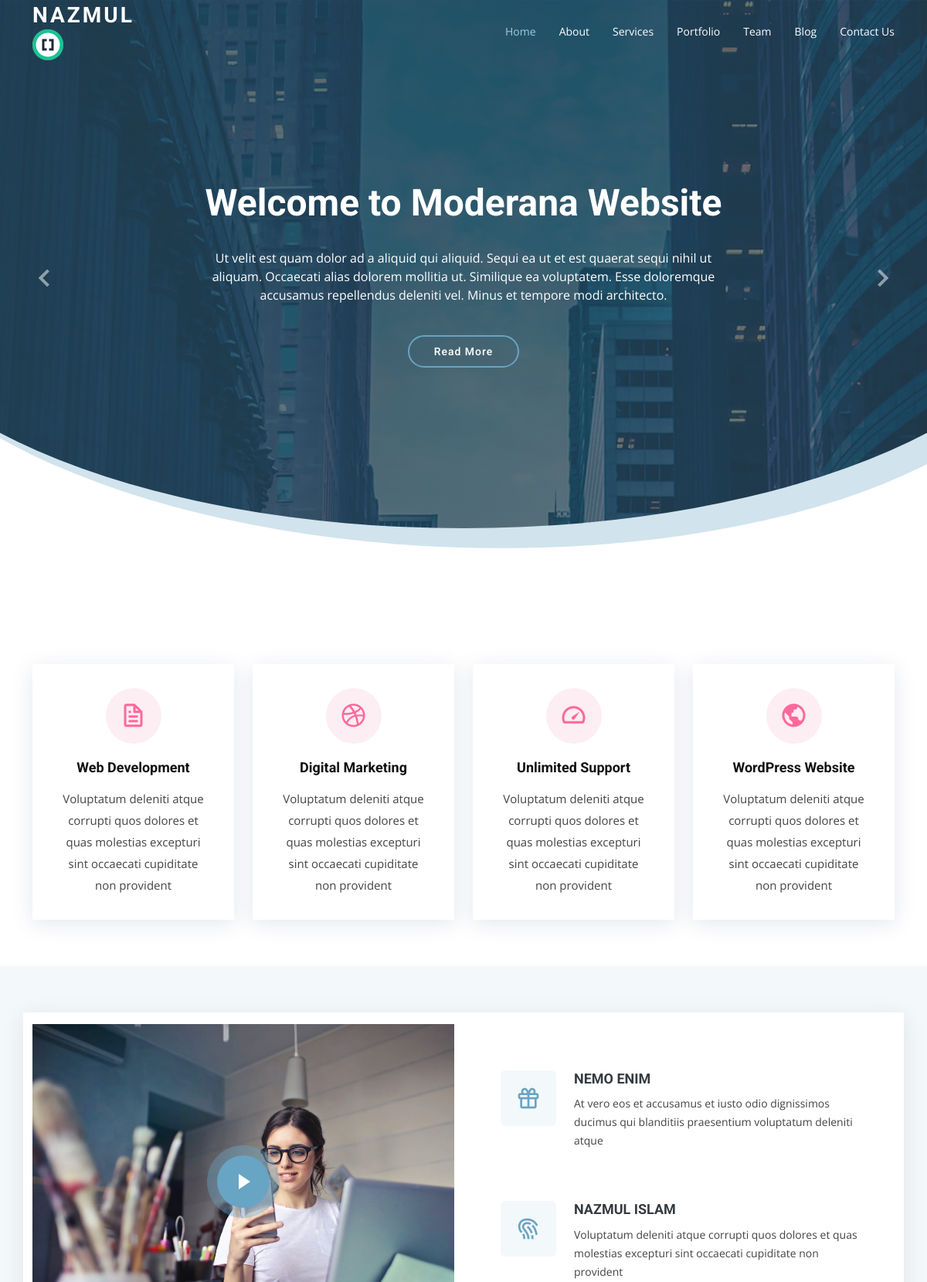
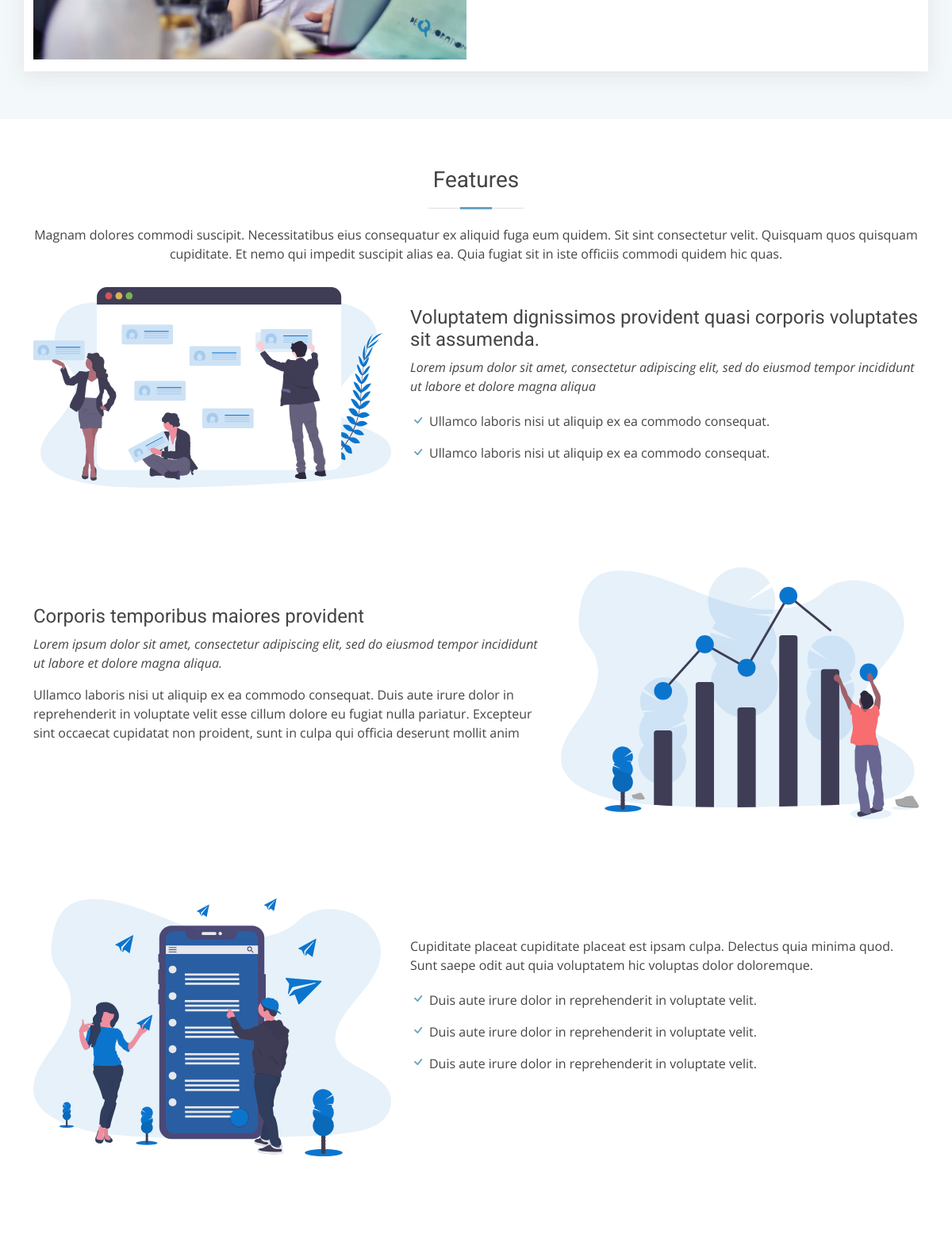
The page / (upper part) on the database its author committed (2 pictures, top to bottom).
### tables this page shows
CREATE TABLE `services` (
  `id` int(10) UNSIGNED NOT NULL,
  `title` varchar(255) DEFAULT NULL,
  `description` text DEFAULT NULL,
  `icon` varchar(255) DEFAULT NULL,
  `status` tinyint(11) NOT NULL DEFAULT 1
);

CREATE TABLE `video` (
  `id` tinyint(3) UNSIGNED NOT NULL,
  `image` varchar(255) NOT NULL,
  `url` varchar(255) NOT NULL,
  `status` int(11) NOT NULL DEFAULT 1
);

CREATE TABLE `whyus` (
  `id` tinyint(11) UNSIGNED NOT NULL,
  `title` varchar(255) DEFAULT NULL,
  `icon` varchar(255) DEFAULT NULL,
  `category` varchar(255) DEFAULT NULL,
  `status` tinyint(4) NOT NULL DEFAULT 1
);

CREATE TABLE `features` (
  `id` tinyint(3) UNSIGNED NOT NULL,
  `title` varchar(255) NOT NULL,
  `icon` varchar(255) NOT NULL,
  `title2` varchar(255) DEFAULT NULL,
  `description` varchar(255) DEFAULT NULL,
  `image` varchar(255) NOT NULL,
  `status` tinyint(4) NOT NULL DEFAULT 1
);

### index.php (the view, shortened to what this page needs)
<?php
  include'mordana/header.php';
  require_once'db.php';
  $select="SELECT * FROM services";
  $services=mysqli_query($db, $select);
  $select="SELECT * FROM whyus";
  $whyus=mysqli_query($db, $select);
  $select="SELECT * FROM video";
  $section=mysqli_query($db, $select);
  $select="SELECT * FROM features WHERE id=1 && status=1";
  $features=mysqli_query($db, $select);
  $select4="SELECT * FROM features WHERE id=4 && status=1";
  $features4=mysqli_query($db, $select4);
  $select6="SELECT * FROM features WHERE id=6 && status=1";
  $features6=mysqli_query($db, $select6);
?>
  <section id="hero" class="d-flex justify-cntent-center align-items-center">
    <div id="heroCarousel" class="container carousel carousel-fade" data-bs-ride="carousel" data-bs-interval="5000">
      <div class="carousel-item active">
        <div class="carousel-container">
          <h2 class="animate__animated animate__fadeInDown">Welcome to <span>Moderana Website</span></h2>
          <p class="animate__animated animate__fadeInUp">Ut velit est quam dolor ad a aliquid qui aliquid. Sequi ea ut et est quaerat sequi nihil ut aliquam. Occaecati alias dolorem mollitia ut. Similique ea voluptatem. Esse doloremque accusamus repellendus deleniti vel. Minus et tempore modi architecto.</p>
          <a href="" class="btn-get-started animate__animated animate__fadeInUp">Read More</a>
        </div>
      </div>
      <a class="carousel-control-prev" href="#heroCarousel" role="button" data-bs-slide="prev">
        <span class="carousel-control-prev-icon bx bx-chevron-left" aria-hidden="true"></span>
      </a>
      <a class="carousel-control-next" href="#heroCarousel" role="button" data-bs-slide="next">
        <span class="carousel-control-next-icon bx bx-chevron-right" aria-hidden="true"></span>
      </a>
    </div>
  </section>
  <main id="main">
    <section class="services">
      <div class="container">
        <div class="row">
          <?php
            foreach($services as $key => $service){
              ?>
              <div class="col-md-6 col-lg-3 d-flex align-items-stretch" data-aos="fade-up">
                <div class="icon-box icon-box-pink">
                  <div class="icon"><i class="<?php echo$service['icon']?>"></i>
                  </div>
                  <h4 class="title"><a href="#"><?php echo$service['title']?></a></h4>
                  <p class="description"><?php echo$service['description']?></p>
                </div>
              </div>
              <?php
            }
          ?>
        </div>
      </div>
    </section>
    <section class="why-us section-bg" data-aos="fade-up" date-aos-delay="200">
      <div class="container">
        <div class="row">
          <?php
            foreach($section as $key=> $value){
              ?>
              <div class="col-lg-6 video-box">
                <img src="assets/portfolio/whyus/<?php echo$value['image']?>" class="img-fluid" alt="">
                <a href="<?php echo $value['url']?>" class="venobox play-btn mb-4" data-vbtype="video" data-autoplay="true"></a>
              </div>
              <?php
            }
          ?>
          <div class="col-lg-6 d-flex flex-column justify-content-center p-5">
            <?php
              foreach($whyus as $key=> $value){
                ?><div class="icon-box">
                    <div class="icon"><i class="<?php echo $value['icon']?>"></i></div>
                    <h4 class="title"><a href=""><?php echo $value['title']?></a></h4>
                    <p class="description"><?php echo $value['category']?></p>
                  </div>
                <?php
              }
            ?>
          </div>
        </div>
      </div>
    </section>
    <section class="features">
      <div class="container">
        <div class="section-title">
          <h2>Features</h2>
          <p>Magnam dolores commodi suscipit. Necessitatibus eius consequatur ex aliquid fuga eum quidem. Sit sint consectetur velit. Quisquam quos quisquam cupiditate. Et nemo qui impedit suscipit alias ea. Quia fugiat sit in iste officiis commodi quidem hic quas.</p>
        </div>
        <?php
          foreach($features as $key=> $feature){
            ?>
            <div class="row" data-aos="fade-up">
              <div class="col-md-5">
                <img src="assets/portfolio/features/<?php echo$feature['image']?>" class="img-fluid" alt="">
              </div>
              <div class="col-md-7 pt-4">
                <h3><?php echo $feature['title']?></h3>
                <p class="fst-italic"><?php echo $feature['description']?></p>
                <ul>
                  <li>
                    <i class="<?php echo $feature['icon']?>"></i><?php echo $feature['title2']?>
                  </li>
                  <li>
                    <i class="<?php echo $feature['icon']?>"></i><?php echo $feature['title2']?>
                  </li>
                </ul>
              </div>
            </div>
            <?php
          }
        ?>
        <?php
          foreach($features4 as $key=> $feature){
            ?>
            <div class="row" data-aos="fade-up">
              <div class="col-md-5 order-1 order-md-2">
                <img src="assets/portfolio/features/<?php echo$feature['image']?>" class="img-fluid" alt="">
              </div>
              <div class="col-md-7 pt-5 order-2 order-md-1">
                <h3><?php echo $feature['title']?></h3>
                <p class="fst-italic"><?php echo $feature['title2']?></p>
                <p><?php echo $feature['description']?></p>
              </div>
            </div>
            <?php
          }
        ?>
        <?php
          foreach($features6 as $key=> $feature){
            ?>
            <div class="row" data-aos="fade-up">
              <div class="col-md-5">
                <img src="assets/portfolio/features/<?php echo$feature['image']?>" class="img-fluid" alt="">
              </div>
              <div class="col-md-7 pt-5">
                <h3<?php echo $feature['title']?></h3>
                <p><?php echo $feature['description']?></p>
                <ul>
                  <li><i class="<?php echo $feature['icon']?>"></i><?php echo $feature['title2']?></li>
                  <li><i class="<?php echo $feature['icon']?>"></i><?php echo $feature['title2']?></li>
                  <li><i class="<?php echo $feature['icon']?>"></i><?php echo $feature['title2']?></li>
                </ul>
              </div>
            </div>
            <?php
          }
        ?>
      </div>
    </section>
  </main>
<?php
  include'mordana/footer.php';
?>

### rows shown on the page
services: title "Web Development", description "Voluptatum deleniti atque corrupti quos dolores et quas molestias excepturi sint occaecati cupiditate non provident"
services: title "Digital Marketing", description "Voluptatum deleniti atque corrupti quos dolores et quas molestias excepturi sint occaecati cupiditate non provident"
services: title "Unlimited Support", description "Voluptatum deleniti atque corrupti quos dolores et quas molestias excepturi sint occaecati cupiditate non provident"
services: title "WordPress Website", description "Voluptatum deleniti atque corrupti quos dolores et quas molestias excepturi sint occaecati cupiditate non provident"
video: image (picture)
whyus: title "NEMO ENIM", category "At vero eos et accusamus et iusto odio dignissimos ducimus qui blanditiis praesentium voluptatum deleniti atque"
whyus: title "NAZMUL ISLAM", category "Voluptatum deleniti atque corrupti quos dolores et quas molestias excepturi sint occaecati cupiditate non provident"
features: image (picture), title "Voluptatem dignissimos provident quasi corporis voluptates sit assumenda.", description "Lorem ipsum dolor sit amet, consectetur adipiscing elit, sed do eiusmod tempor incididunt ut labore et dolore magna aliqua", title2 "Ullamco laboris nisi ut aliquip ex ea commodo consequat."
features: image (picture), title "Corporis temporibus maiores provident", title2 "Lorem ipsum dolor sit amet, consectetur adipiscing elit, sed do eiusmod tempor incididunt ut labore et dolore magna aliqua.", description "Ullamco laboris nisi ut aliquip ex ea commodo consequat. Duis aute irure dolor in reprehenderit in voluptate velit esse cillum dolore eu fugiat nulla pariatur. Excepteur sint occaecat cupidatat non proident, sunt in culpa qui officia deserunt mollit anim"
features: image (picture), description "Cupiditate placeat cupiditate placeat est ipsam culpa. Delectus quia minima quod. Sunt saepe odit aut quia voluptatem hic voluptas dolor doloremque.", title2 "Duis aute irure dolor in reprehenderit in voluptate velit."
